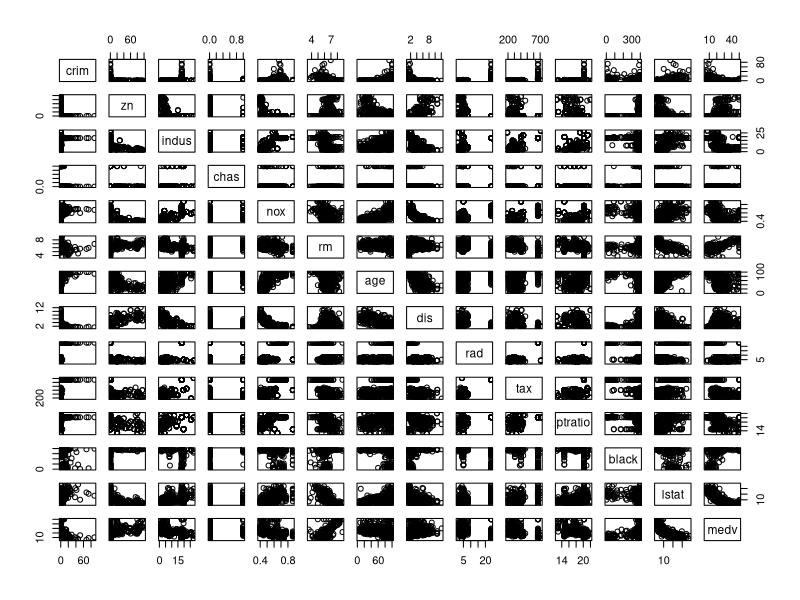
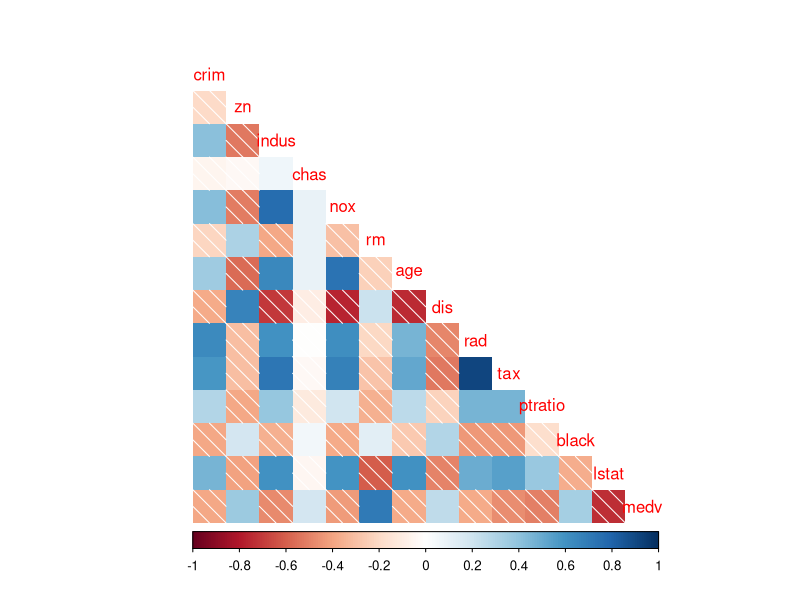
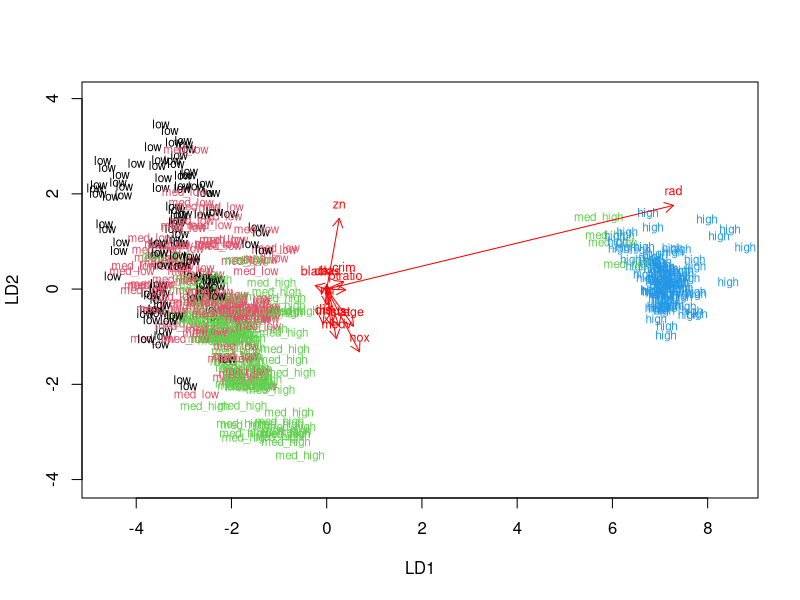

Write the R code that produced these figures, in order.
## ---- chunk 1
date()
## ---- chunk 2
library(tidyverse)
library(MASS)
library(corrplot)
library(ggplot2)
library(GGally)
## ---- chunk 3
data(Boston)
glimpse(Boston)
## ---- chunk 4
pairs(Boston)
## ---- chunk 5
cor_matrix <- cor(Boston) %>% 
  round(digits = 2)

corrplot(cor_matrix, method="shade", type = "lower",cl.pos = "b", tl.pos = "d")

## ---- chunk 6
summary(Boston)
## ---- chunk 7
boston_scaled <- scale(Boston)
summary(boston_scaled)
## ---- chunk 8
boston_scaled <- data.frame(boston_scaled) # convert to data frame
bins <- quantile(boston_scaled$crim)

# create a categorical variable 'crime'
crime <- cut(boston_scaled$crim, breaks = bins, include.lowest = TRUE, labels = c("low", "med_low", "med_high", "high"))


# remove original crim from the dataset
boston_scaled_ <- dplyr::select(boston_scaled, -crim)

# add the new categorical value to scaled data
boston_scaled <- data.frame(boston_scaled, crime)

summary(boston_scaled$crime)

## ---- chunk 9
set.seed(123)
n <- 506 #number of rows in boston_scaled

# choose randomly 80% of the rows
ind <- sample(n,  size = n * 0.8)

# create train set
train <- boston_scaled[ind,]

# create test set 
test <- boston_scaled[-ind,]
## ---- chunk 10
# linear discriminant analysis
lda.fit <- lda(crime~., data = train)

# print the lda.fit object
lda.fit

# the function for lda biplot arrows
lda.arrows <- function(x, myscale = 1, arrow_heads = 0.1, color = "red", tex = 0.75, choices = c(1,2)){
  heads <- coef(x)
  graphics::arrows(x0 = 0, y0 = 0, 
         x1 = myscale * heads[,choices[1]], 
         y1 = myscale * heads[,choices[2]], col=color, length = arrow_heads)
  text(myscale * heads[,choices], labels = row.names(heads), 
       cex = tex, col=color, pos=3)
}

# target classes as numeric
classes <- as.numeric(train$crime)

# plot the lda results (select both lines and execute them at the same time!)
plot(lda.fit, dimen = 2,col = classes, pch = classes)
lda.arrows(lda.fit, myscale = 2)
